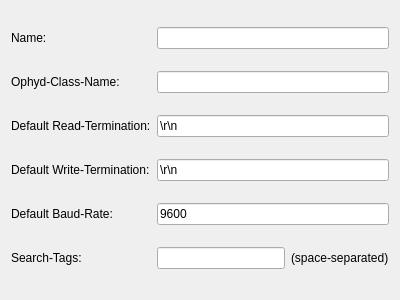
<?xml version="1.0" encoding="UTF-8"?>
<ui version="4.0">
 <class>VISA_Device_Builder</class>
 <widget class="QWidget" name="VISA_Device_Builder">
  <property name="geometry">
   <rect>
    <x>0</x>
    <y>0</y>
    <width>400</width>
    <height>300</height>
   </rect>
  </property>
  <property name="windowTitle">
   <string>Form</string>
  </property>
  <layout class="QGridLayout" name="gridLayout">
   <item row="0" column="0">
    <widget class="QLabel" name="label">
     <property name="text">
      <string>Name:</string>
     </property>
    </widget>
   </item>
   <item row="5" column="0">
    <widget class="QLabel" name="label_5">
     <property name="text">
      <string>Search-Tags:</string>
     </property>
    </widget>
   </item>
   <item row="0" column="1" colspan="3">
    <widget class="QLineEdit" name="lineEdit_name"/>
   </item>
   <item row="1" column="0">
    <widget class="QLabel" name="label_6">
     <property name="text">
      <string>Ophyd-Class-Name:</string>
     </property>
    </widget>
   </item>
   <item row="5" column="1" colspan="2">
    <widget class="QLineEdit" name="lineEdit_search_tags"/>
   </item>
   <item row="5" column="3">
    <widget class="QLabel" name="label_7">
     <property name="text">
      <string>(space-separated)</string>
     </property>
    </widget>
   </item>
   <item row="1" column="1" colspan="3">
    <widget class="QLineEdit" name="lineEdit_ophyd_name"/>
   </item>
   <item row="3" column="0">
    <widget class="QLabel" name="label_3">
     <property name="text">
      <string>Default Write-Termination:</string>
     </property>
    </widget>
   </item>
   <item row="4" column="0">
    <widget class="QLabel" name="label_4">
     <property name="text">
      <string>Default Baud-Rate:</string>
     </property>
    </widget>
   </item>
   <item row="4" column="1" colspan="3">
    <widget class="QLineEdit" name="lineEdit_baud_rate">
     <property name="text">
      <string>9600</string>
     </property>
    </widget>
   </item>
   <item row="3" column="1" colspan="3">
    <widget class="QLineEdit" name="lineEdit_write_term">
     <property name="text">
      <string>\r\n</string>
     </property>
    </widget>
   </item>
   <item row="2" column="1" colspan="3">
    <widget class="QLineEdit" name="lineEdit_read_term">
     <property name="text">
      <string>\r\n</string>
     </property>
    </widget>
   </item>
   <item row="2" column="0">
    <widget class="QLabel" name="label_2">
     <property name="text">
      <string>Default Read-Termination:</string>
     </property>
    </widget>
   </item>
  </layout>
 </widget>
 <tabstops>
  <tabstop>lineEdit_name</tabstop>
  <tabstop>lineEdit_ophyd_name</tabstop>
  <tabstop>lineEdit_read_term</tabstop>
  <tabstop>lineEdit_write_term</tabstop>
  <tabstop>lineEdit_baud_rate</tabstop>
  <tabstop>lineEdit_search_tags</tabstop>
 </tabstops>
 <resources/>
 <connections/>
</ui>
